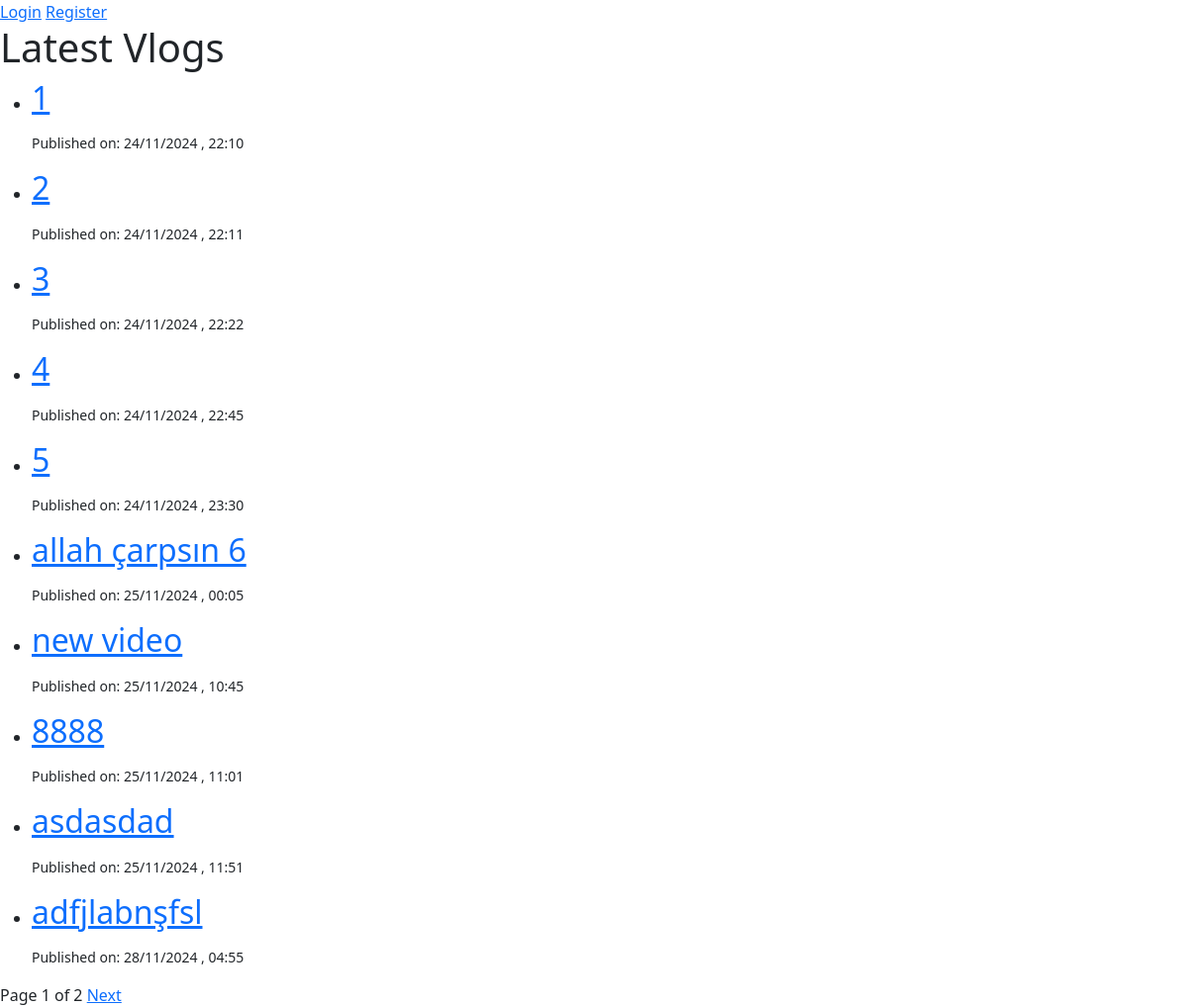
/vlog/, run on an earlier commit of the app's database.
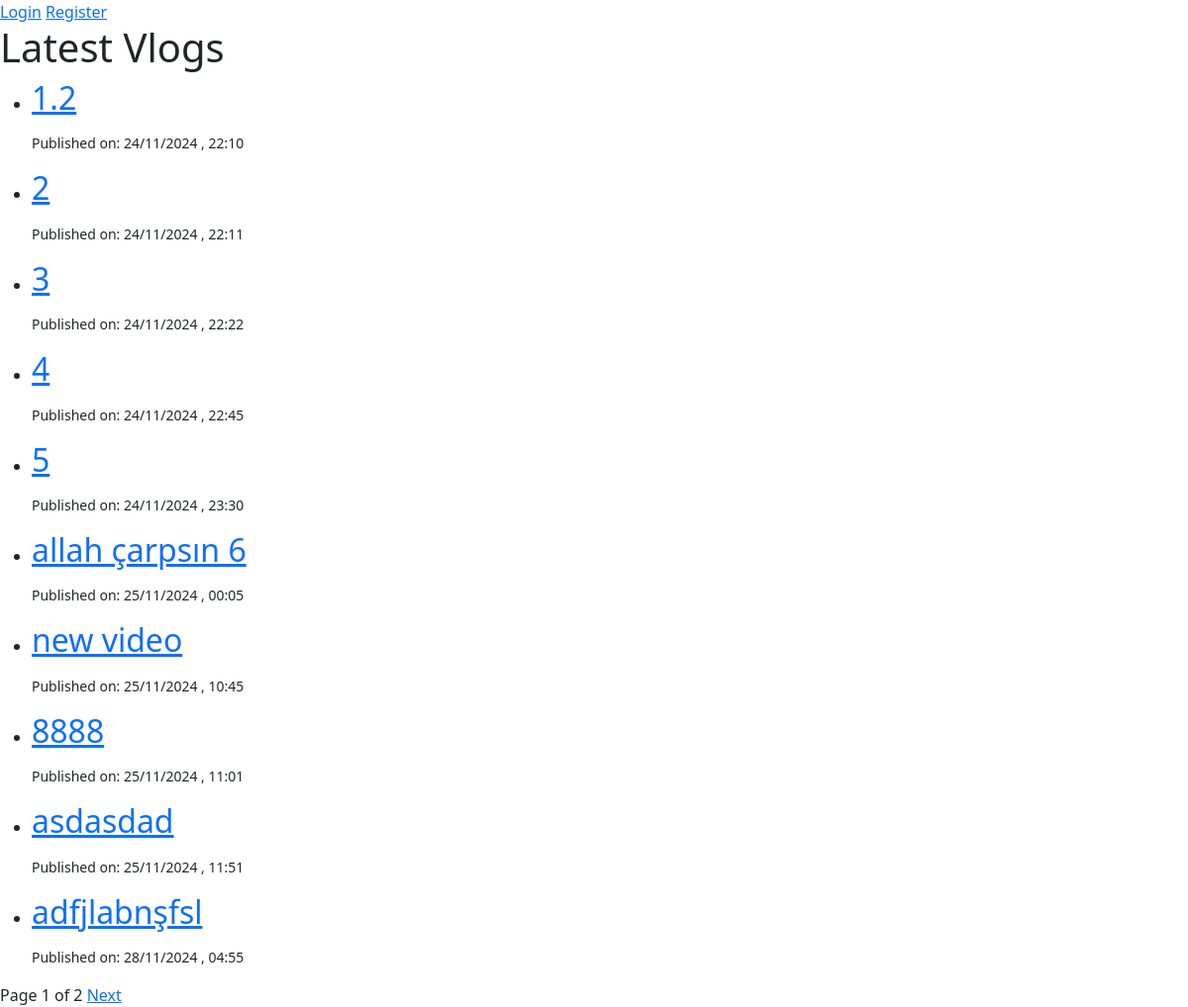
And on a later commit of the database.
### vlog_app/models.py (models this page shows, shortened)
class VlogPost(models.Model):
    id = models.AutoField(primary_key=True)
    title = models.CharField(max_length=255)
    video_url = models.URLField(max_length=500)
    description = models.TextField(max_length=255, null=True, blank=True)
    author = models.ForeignKey(User, on_delete=models.CASCADE, null=False)
    published_date = models.DateField(auto_now_add=True)
    published_time = models.TimeField(auto_now_add=True)
    tags = models.ManyToManyField("Categories")

### vlog_app/views.py (the view)
# urls.py: path("", VlogPostListView.as_view(), name="vlog_list"),
class VlogPostListView(ListView):
    model = VlogPost
    template_name = "vlog_list.html"
    context_object_name = "vlogs"
    paginate_by = 10
    def get_context_data(self, **kwargs):
        context = super().get_context_data(**kwargs)
        context['form'] = VlogPostForm()
        return context

### vlog_app/models.py (called while the page is built)
    def __str__(self):
        return self.name

### vlog_app/templates/vlog_list.html (shortened to what this page needs)
<head>
    <link rel="stylesheet" href="https://cdn.jsdelivr.net/npm/bootstrap@5.3.0-alpha3/dist/css/bootstrap.min.css">
</head>
<body>
    {% if user.is_authenticated %}
        <form method="POST" action="{% url 'logout' %}">
            {% csrf_token %}
            <p>Signed in as: <strong>{{ user.username }}</strong></p>
            <button type="submit">Logout</button>
        </form>
        <button type="button" class="btn btn-primary" data-bs-toggle="modal" data-bs-target="#vlogModal">
            Upload A Vlog
        </button>
    {% else %}
        <a href="{% url 'login' %}">Login</a>
        <a href="{% url 'register' %}">Register</a>
    {% endif %}
    <h1>Latest Vlogs</h1>
    <ul>
        {% for vlog in vlogs %}
            <li>
                <a href="{% url 'vlog_detail' vlog.id %}">
                    <h2>{{ vlog.title }}</h2>
                </a>
                <p><small>Published on: {{ vlog.published_date|date:"d/m/Y" }} , {{ vlog.published_time|time:"H:i" }} </small></p>
            </li>
        {% empty %}
            <li>No vlogs available.</li>
        {% endfor %}
    </ul>
    <div>
        {% if is_paginated %}
            <div>
                <span>Page {{ page_obj.number }} of {{ page_obj.paginator.num_pages }}</span>
                {% if page_obj.has_next %}
                    <a href="?page={{ page_obj.next_page_number }}">Next</a>
                {% endif %}
            </div>
        {% endif %}
    </div>
</body>

What changed in the data, as far as the page shows it:
changed VlogPost (number 1 of 10 on the later page): title "1" → "1.2"
